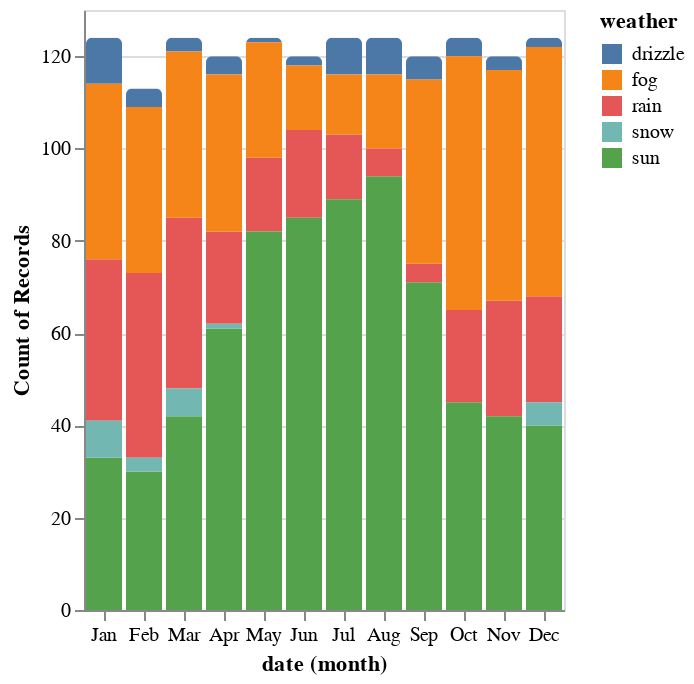

Source (notebook cell):
### Code cell
import altair as alt
from vega_datasets import data

source = data.seattle_weather()

alt.Chart(source).mark_bar(
    cornerRadiusTopLeft=3,
    cornerRadiusTopRight=3
).encode(
    x='month(date):O',
    y='count():Q',
    color='weather:N'
)

### Figure 1 — Vega-Lite specification as saved in the notebook (floating-point values rounded to 4 significant figures; data arrays with more than 128 entries replaced by an {"elided": "..."} marker saying what was removed)
{"config": {"view": {"continuousWidth": 300, "continuousHeight": 300}}, "data": {"name": "data-830c39fec90146253fb06a06c26374ef"}, "mark": {"type": "bar", "cornerRadiusTopLeft": 3, "cornerRadiusTopRight": 3}, "encoding": {"color": {"field": "weather", "type": "nominal"}, "x": {"field": "date", "timeUnit": "month", "type": "ordinal"}, "y": {"aggregate": "count", "type": "quantitative"}}, "$schema": "https://vega.github.io/schema/vega-lite/v5.8.0.json", "datasets": {"data-830c39fec90146253fb06a06c26374ef": {"elided": "1461 records"}}}
